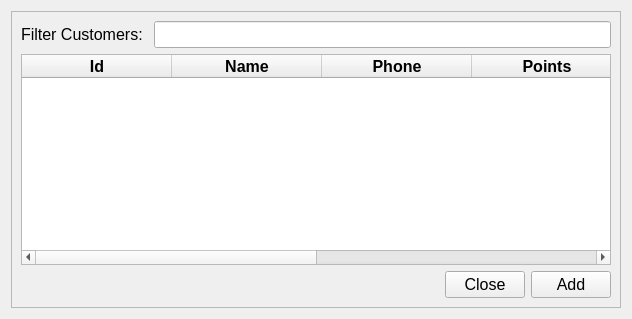
<?xml version="1.0" encoding="UTF-8"?>
<ui version="4.0">
 <class>Form</class>
 <widget class="QWidget" name="Form">
  <property name="geometry">
   <rect>
    <x>0</x>
    <y>0</y>
    <width>632</width>
    <height>319</height>
   </rect>
  </property>
  <property name="windowTitle">
   <string>Customers Dialog</string>
  </property>
  <layout class="QGridLayout" name="gridLayout_2">
   <item row="0" column="0">
    <widget class="QFrame" name="frame">
     <property name="enabled">
      <bool>true</bool>
     </property>
     <property name="font">
      <font>
       <pointsize>12</pointsize>
      </font>
     </property>
     <property name="frameShape">
      <enum>QFrame::StyledPanel</enum>
     </property>
     <property name="frameShadow">
      <enum>QFrame::Raised</enum>
     </property>
     <layout class="QGridLayout" name="gridLayout">
      <item row="0" column="0">
       <layout class="QVBoxLayout" name="verticalLayout">
        <item>
         <layout class="QVBoxLayout" name="verticalLayout_7">
          <item>
           <layout class="QHBoxLayout" name="horizontalLayout_4">
            <item>
             <widget class="QLabel" name="filter_customers_dialog_label">
              <property name="maximumSize">
               <size>
                <width>16777215</width>
                <height>16777215</height>
               </size>
              </property>
              <property name="font">
               <font>
                <pointsize>12</pointsize>
               </font>
              </property>
              <property name="text">
               <string>Filter Customers: </string>
              </property>
              <property name="alignment">
               <set>Qt::AlignLeading|Qt::AlignLeft|Qt::AlignVCenter</set>
              </property>
             </widget>
            </item>
            <item>
             <widget class="QLineEdit" name="filter_customers_dialog_input">
              <property name="minimumSize">
               <size>
                <width>0</width>
                <height>0</height>
               </size>
              </property>
              <property name="maximumSize">
               <size>
                <width>16777215</width>
                <height>16777215</height>
               </size>
              </property>
              <property name="font">
               <font>
                <pointsize>12</pointsize>
               </font>
              </property>
             </widget>
            </item>
           </layout>
          </item>
          <item>
           <widget class="QTableWidget" name="customers_dialog_table">
            <property name="minimumSize">
             <size>
              <width>500</width>
              <height>0</height>
             </size>
            </property>
            <property name="maximumSize">
             <size>
              <width>16777215</width>
              <height>16777215</height>
             </size>
            </property>
            <attribute name="horizontalHeaderDefaultSectionSize">
             <number>150</number>
            </attribute>
            <column>
             <property name="text">
              <string>Id</string>
             </property>
             <property name="font">
              <font>
               <pointsize>12</pointsize>
               <weight>75</weight>
               <bold>true</bold>
              </font>
             </property>
             <property name="textAlignment">
              <set>AlignCenter</set>
             </property>
            </column>
            <column>
             <property name="text">
              <string>Name</string>
             </property>
             <property name="font">
              <font>
               <pointsize>12</pointsize>
               <weight>75</weight>
               <bold>true</bold>
              </font>
             </property>
             <property name="textAlignment">
              <set>AlignCenter</set>
             </property>
            </column>
            <column>
             <property name="text">
              <string>Phone</string>
             </property>
             <property name="font">
              <font>
               <pointsize>12</pointsize>
               <weight>75</weight>
               <bold>true</bold>
              </font>
             </property>
             <property name="textAlignment">
              <set>AlignCenter</set>
             </property>
            </column>
            <column>
             <property name="text">
              <string>Points</string>
             </property>
             <property name="font">
              <font>
               <pointsize>12</pointsize>
               <weight>75</weight>
               <bold>true</bold>
              </font>
             </property>
             <property name="textAlignment">
              <set>AlignCenter</set>
             </property>
            </column>
            <column>
             <property name="text">
              <string>Tx (#)</string>
             </property>
             <property name="font">
              <font>
               <pointsize>12</pointsize>
               <weight>75</weight>
               <bold>true</bold>
              </font>
             </property>
             <property name="textAlignment">
              <set>AlignCenter</set>
             </property>
             <property name="foreground">
              <brush brushstyle="NoBrush">
               <color alpha="255">
                <red>0</red>
                <green>0</green>
                <blue>0</blue>
               </color>
              </brush>
             </property>
            </column>
            <column>
             <property name="text">
              <string>Tx (Rp. )</string>
             </property>
             <property name="font">
              <font>
               <pointsize>12</pointsize>
               <weight>75</weight>
               <bold>true</bold>
              </font>
             </property>
             <property name="textAlignment">
              <set>AlignCenter</set>
             </property>
            </column>
           </widget>
          </item>
         </layout>
        </item>
        <item>
         <layout class="QHBoxLayout" name="horizontalLayout">
          <item>
           <spacer name="horizontalSpacer">
            <property name="orientation">
             <enum>Qt::Horizontal</enum>
            </property>
            <property name="sizeHint" stdset="0">
             <size>
              <width>40</width>
              <height>20</height>
             </size>
            </property>
           </spacer>
          </item>
          <item>
           <widget class="QPushButton" name="close_customer_dialog_button">
            <property name="enabled">
             <bool>true</bool>
            </property>
            <property name="text">
             <string>Close</string>
            </property>
           </widget>
          </item>
          <item>
           <widget class="QPushButton" name="add_customers_dialog_button">
            <property name="enabled">
             <bool>true</bool>
            </property>
            <property name="text">
             <string>Add</string>
            </property>
           </widget>
          </item>
         </layout>
        </item>
       </layout>
      </item>
     </layout>
    </widget>
   </item>
  </layout>
 </widget>
 <resources/>
 <connections/>
</ui>
